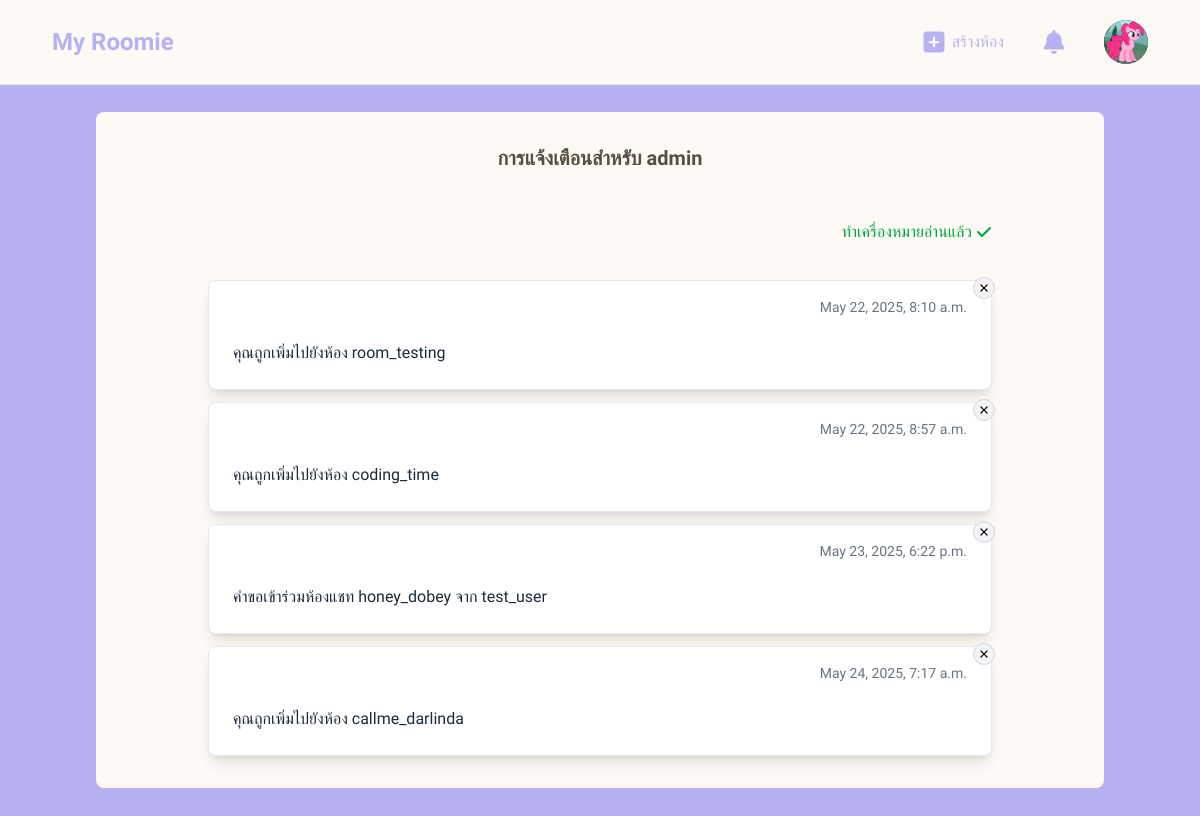
The page /notification/ (signed in) on the database as committed earlier.
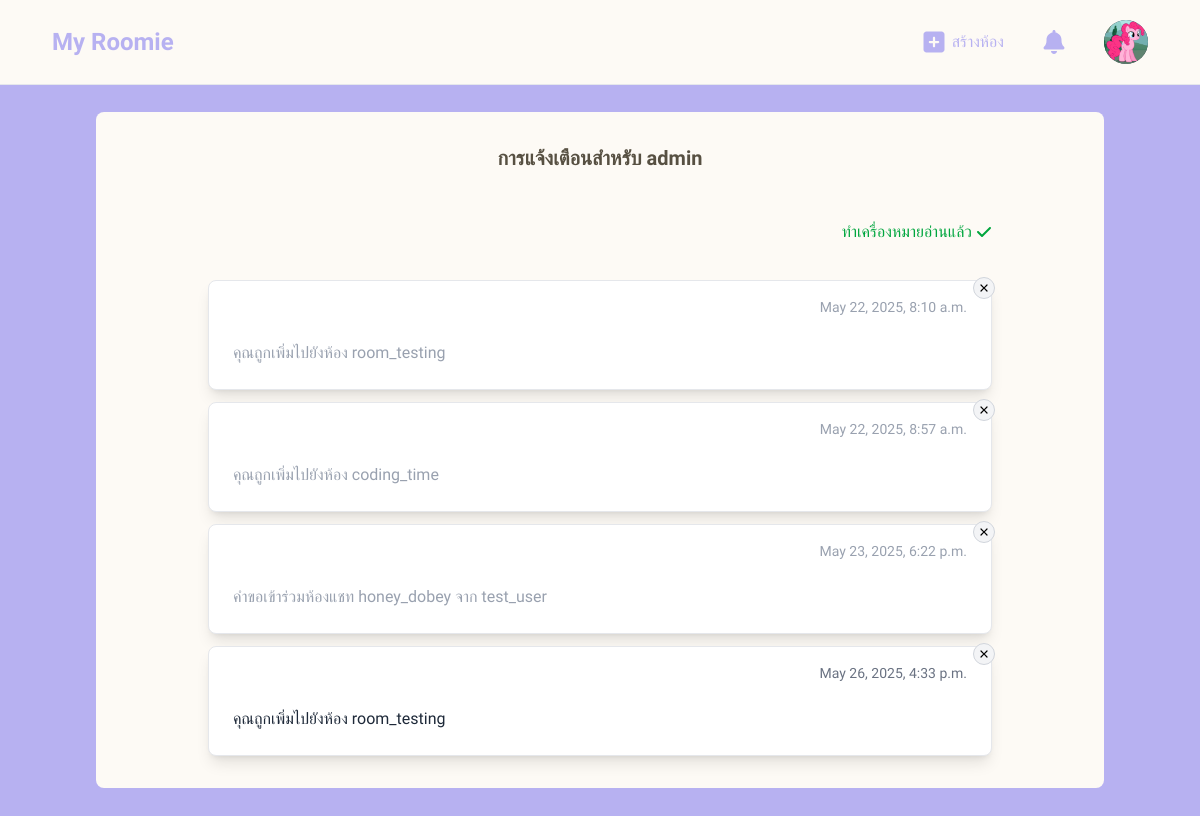
The same page on the database as committed later.
### myroomieApp/models.py (models this page shows, shortened)
class Notification(models.Model):
    id = models.AutoField(primary_key=True)
    user = models.ForeignKey(User, on_delete=models.CASCADE)
    message = models.TextField()
    created_at = models.DateTimeField(auto_now_add=True)
    is_read = models.BooleanField(default=False)

### myroomieApp/views.py (the view)
# urls.py: path('notification/', views.notification, name='notification'),
def notification(request):
    user_notification = Notification.objects.filter(user=request.user)
    try:
        profile = Profile.objects.get(user=request.user)
    except Profile.DoesNotExist:
        profile = None
    context = {
        'user_notification': user_notification,
        'profile': profile
    }
    return render(request, 'notification.html', context)

### myroomieApp/templates/notification.html (shortened to what this page needs)
{% extends 'base.html' %}
{% block main-content %}
  <div class="p-4 mx-24 bg-[#fdfaf5] rounded-lg mt-28 mb-8">
    <div class="px-12 py-4">
        <h1 class="text-center text-xl text-[#575042] font-bold">การแจ้งเตือนสำหรับ {{request.user}}</h1>
        <div class='flex flex-col gap-3 px-12 mt-12'>
            <div class="flex justify-end mb-6">
                <a href="{% url 'mark_notifications_as_read' %}" class="flex items-center">
                    <span class="mr-1 text-green-600">ทำเครื่องหมายอ่านแล้ว</span>
                </a>
            </div>
            {% for notify in user_notification %}
            <div class="relative border border-gray-200 bg-white rounded-lg shadow-lg">
                {% if request.user == notify.user %}
                <form action="{% url 'delete_notification' notify.id %}" method="post">
                    <button notify_id="{{notify.id}}"
                        class="absolute p-1 bg-gray-100 border border-gray-300 rounded-full -top-1 -right-1"
                    >
                    </button>
                </form>
                {% endif %}
                <div class="flex justify-end pr-6 pt-4">
                    <p class="text-sm {% if notify.is_read %} text-gray-400 {% elif not notify.is_read %} text-gray-500 {% endif %}">{{ notify.created_at}}</p>
                </div>
                <div class="flex items-center p-6">
                    <p class="w-full text-md {% if notify.is_read %} text-gray-400 {% elif not notify.is_read %} text-gray-800 {% endif %}">
                        {{ notify.message }}
                    </p>
                </div>
            </div>
            {% endfor %}
        </div>
        </div>
    </div>
{% endblock main-content %}

Rows that differ between the two databases and show on the page:
removed Notification: created_at "May 24, 2025, 7:17 a.m.", message "คุณถูกเพิ่มไปยังห้อง callme_darlinda"
changed Notification "May 22, 2025, 8:10 a.m.": is_read False → True (drawn)
changed Notification "คุณถูกเพิ่มไปยังห้อง coding_time": is_read False → True (drawn)
changed Notification "คำขอเข้าร่วมห้องแชท honey_dobey จาก test_user": is_read False → True (drawn)
added Notification: created_at "May 26, 2025, 4:33 p.m.", message "คุณถูกเพิ่มไปยังห้อง room_testing"
